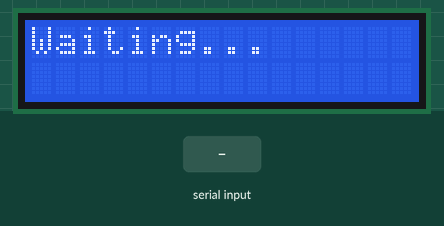
Simulated run of this sketch. Board: Arduino Uno, built with avr-gcc and run on an emulated ATmega328P. Parts: 16×2 character LCD. Inputs (shaded band) come from the test bench. What the sketch prints to the serial monitor is not drawn.

Above: at 3.3 s.
3.4 s: "A" received over Serial
At 4.4 s:
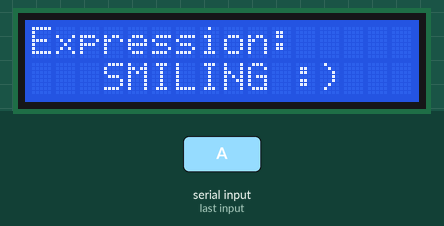
4.9 s: "B" received over Serial
At 5.4 s:
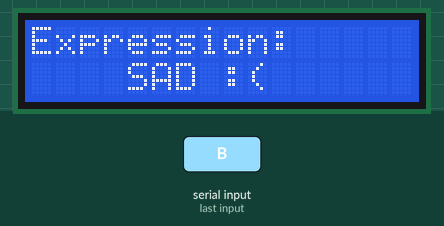
Timing chart, 0 to 7.9 s (numbered marks = the images above; inputs shaded):
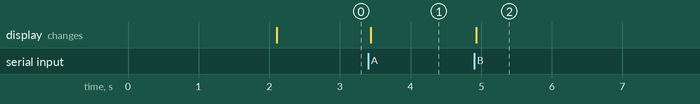

Measured:
- after the input at 3.4 s, the display: changes at once (image 1)
- after the input at 4.9 s, the display: changes at once (image 2)

The sketch:

facial_expression_lcd.ino
```cpp
/*
  Facial Expression LCD Controller - Arduino Sketch

  This sketch receives serial commands from a Python script and displays
  corresponding facial expressions on a 16x2 I2C LCD display.

  Hardware Connections:
  - LCD GND  -> Arduino GND
  - LCD VCC  -> Arduino 5V
  - LCD SDA  -> Arduino A4 (Analog 4)
  - LCD SCL  -> Arduino A5 (Analog 5)

  Commands:
  - 'A' = Display "smiling"
  - 'B' = Display "sad"
*/

#include <LiquidCrystal_I2C.h>

// Initialize LCD with I2C address 0x27, 16 columns, 2 rows
// Note: If 0x27 doesn't work, try 0x3F or run an I2C scanner sketch
LiquidCrystal_I2C lcd(0x27, 16, 2);

// Variable to store incoming serial data
char incomingData;

// Variables to track current state and prevent unnecessary updates
String currentExpression = "";
unsigned long lastUpdateTime = 0;
const unsigned long UPDATE_DELAY = 100; // Minimum delay between updates (ms)

void setup() {
  /*
    Initialize LCD and serial communication
  */

  // Initialize the LCD display
  lcd.init();

  // Turn on the backlight
  lcd.backlight();

  // Initialize serial communication with computer (Python script)
  // Baud rate must match the Python script (9600)
  Serial.begin(9600);

  // Display startup message
  lcd.setCursor(0, 0);
  lcd.print("Facial Expression");
  lcd.setCursor(0, 1);
  lcd.print("Detector Ready");

  // Wait for 2 seconds to show startup message
  delay(2000);

  // Clear the screen and set initial state
  lcd.clear();
  lcd.setCursor(0, 0);
  lcd.print("Waiting...");

  // Send ready signal to Python (optional)
  Serial.println("Arduino Ready");
}

void loop() {
  /*
    Main loop: Check for incoming serial data and update LCD accordingly
  */

  // Check if data is available from Python script
  if (Serial.available() > 0) {
    // Read the incoming byte
    incomingData = Serial.read();

    // Process the received command
    processCommand(incomingData);
  }

  // Small delay to prevent overwhelming the serial buffer
  delay(10);
}

void processCommand(char command) {
  /*
    Process the received command and update LCD display

    Parameters:
    - command: Character received from Python ('A' or 'B')
  */

  // Check if enough time has passed since last update to prevent flickering
  if (millis() - lastUpdateTime < UPDATE_DELAY) {
    return;
  }

  String newExpression = "";

  // Determine the expression based on received command
  switch (command) {
    case 'A':
      newExpression = "smiling";
      break;

    case 'B':
      newExpression = "sad";
      break;

    default:
      // Unknown command received
      Serial.print("Unknown command: ");
      Serial.println(command);
      return;
  }

  // Only update display if expression has changed
  if (newExpression != currentExpression) {
    updateDisplay(newExpression);
    currentExpression = newExpression;
    lastUpdateTime = millis();

    // Send confirmation back to Python (optional, for debugging)
    Serial.print("Displayed: ");
    Serial.println(newExpression);
  }
}

void updateDisplay(String expression) {
  /*
    Update the LCD display with the new expression

    Parameters:
    - expression: String to display on LCD ("smiling" or "sad")
  */

  // Clear the entire LCD screen
  lcd.clear();

  // Set cursor to beginning of first line
  lcd.setCursor(0, 0);

  // Print the main expression
  lcd.print("Expression:");

  // Set cursor to beginning of second line
  lcd.setCursor(0, 1);

  // Print the detected expression with formatting
  if (expression == "smiling") {
    lcd.print("   SMILING :)");
  } else if (expression == "sad") {
    lcd.print("    SAD :(");
  } else {
    lcd.print("   " + expression);
  }
}

void displayError(String errorMsg) {
  /*
    Display error message on LCD (utility function)

    Parameters:
    - errorMsg: Error message to display
  */

  lcd.clear();
  lcd.setCursor(0, 0);
  lcd.print("Error:");
  lcd.setCursor(0, 1);
  lcd.print(errorMsg);

  Serial.print("Error: ");
  Serial.println(errorMsg);
}

void displayStatus(String statusMsg) {
  /*
    Display status message on LCD (utility function)

    Parameters:
    - statusMsg: Status message to display
  */

  lcd.clear();
  lcd.setCursor(0, 0);
  lcd.print("Status:");
  lcd.setCursor(0, 1);
  lcd.print(statusMsg);

  Serial.print("Status: ");
  Serial.println(statusMsg);
}

/*
  Additional Notes:

  1. I2C Address: The most common I2C addresses for LCD displays are:
     - 0x27 (most common)
     - 0x3F
     - 0x20
     If the display doesn't work, try changing the address in the
     LiquidCrystal_I2C constructor.

  2. Troubleshooting I2C:
     - Use an I2C scanner sketch to find the correct address
     - Check wiring connections (SDA to A4, SCL to A5 on Uno)
     - Ensure proper power supply (5V and GND)

  3. Serial Communication:
     - Baud rate must match Python script (9600)
     - Ensure correct COM port is selected in Arduino IDE
     - Use Serial Monitor for debugging

  4. Power Requirements:
     - LCD typically requires 5V
     - Ensure Arduino can provide sufficient current
     - Consider external power supply for larger projects

  5. Customization:
     - Modify display messages in updateDisplay() function
     - Add more expression types by expanding the switch statement
     - Implement additional visual effects (blinking, scrolling, etc.)
*/
```
